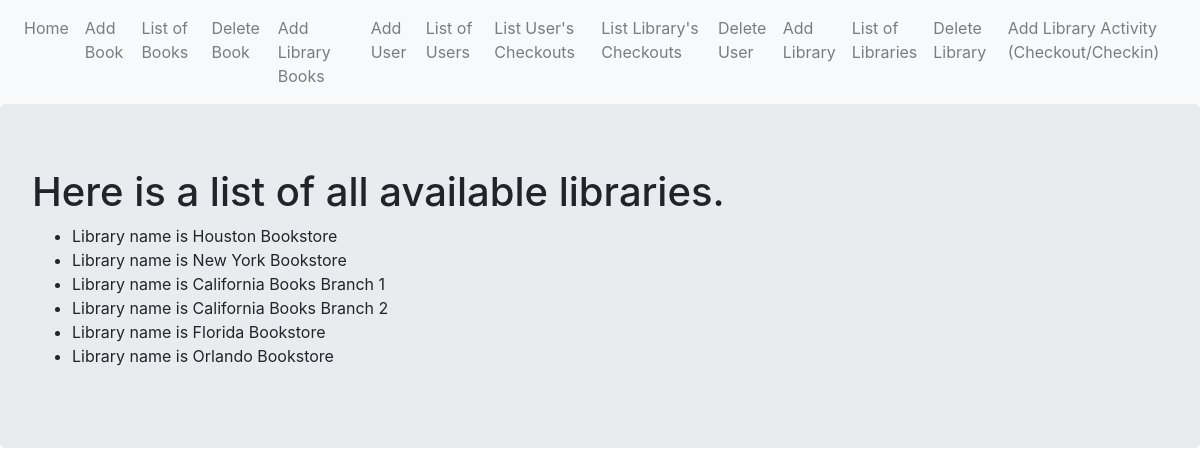
The page /libraries/list_libraries on the database its author committed.
### myproject/models.py (models this page shows, shortened)
class Libraries(db.Model):
    __tablename__ = 'libraries'
    library_id = db.Column(db.Integer, primary_key=True)
    name = db.Column(db.String)
    city = db.Column(db.String, nullable=True)
    state = db.Column(db.String, nullable=True)
    postal_code = db.Column(db.Text, nullable=True)
    library_books = relationship("LibraryBooks")
    def __repr__(self):
        if self.name:
            return f"Library name is {self.name}"

### myproject/libraries/views.py (the view)
@libraries_blueprint.route('/list_libraries')
def list_libraries():
    libraries = Libraries.query.all()
    return render_template('list_libraries.html', libraries=libraries)

### myproject/libraries/templates/libraries/list_libraries.html
{% extends "base.html" %}
{% block content %}
<div class="jumbotron">
  <h1>Here is a list of all available libraries.</h1>
  <ul>
    {% for lib in libraries  %}
    <li>{{lib}}</li>
    {% endfor %}
  </ul>
</div>
{% endblock %}

### rows shown on the page
Libraries: name "Library name is Houston Bookstore"
Libraries: name "Library name is New York Bookstore"
Libraries: name "Library name is California Books Branch 1"
Libraries: name "Library name is California Books Branch 2"
Libraries: name "Library name is Florida Bookstore"
Libraries: name "Library name is Orlando Bookstore"
